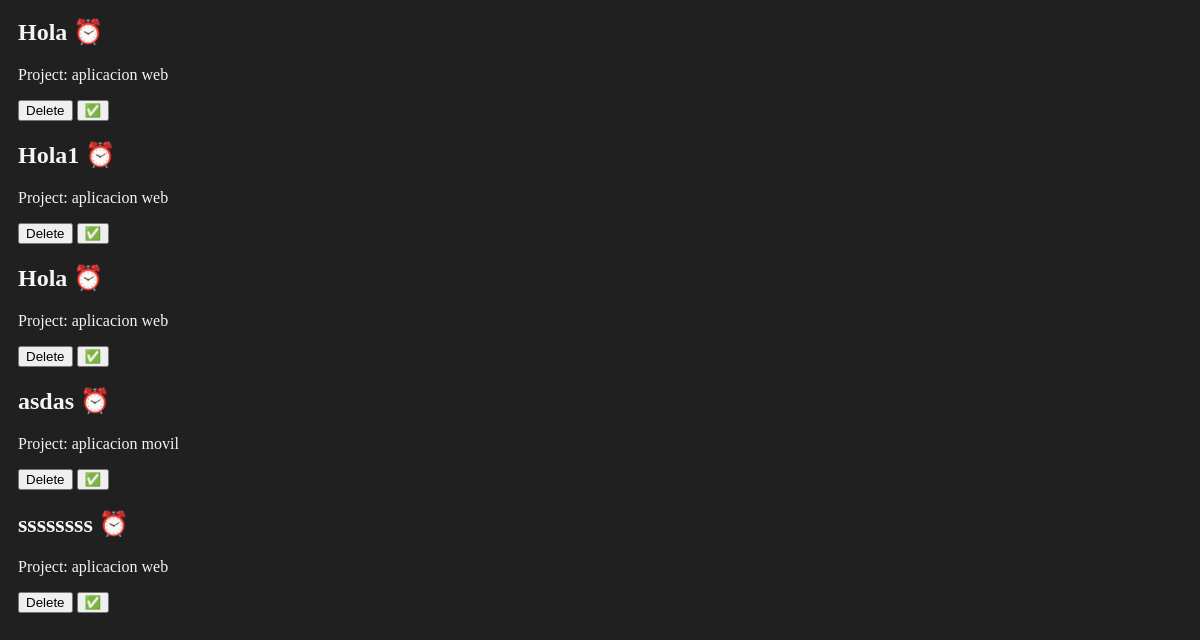
/tasks/ (lower part), run on an earlier commit of the app's database.
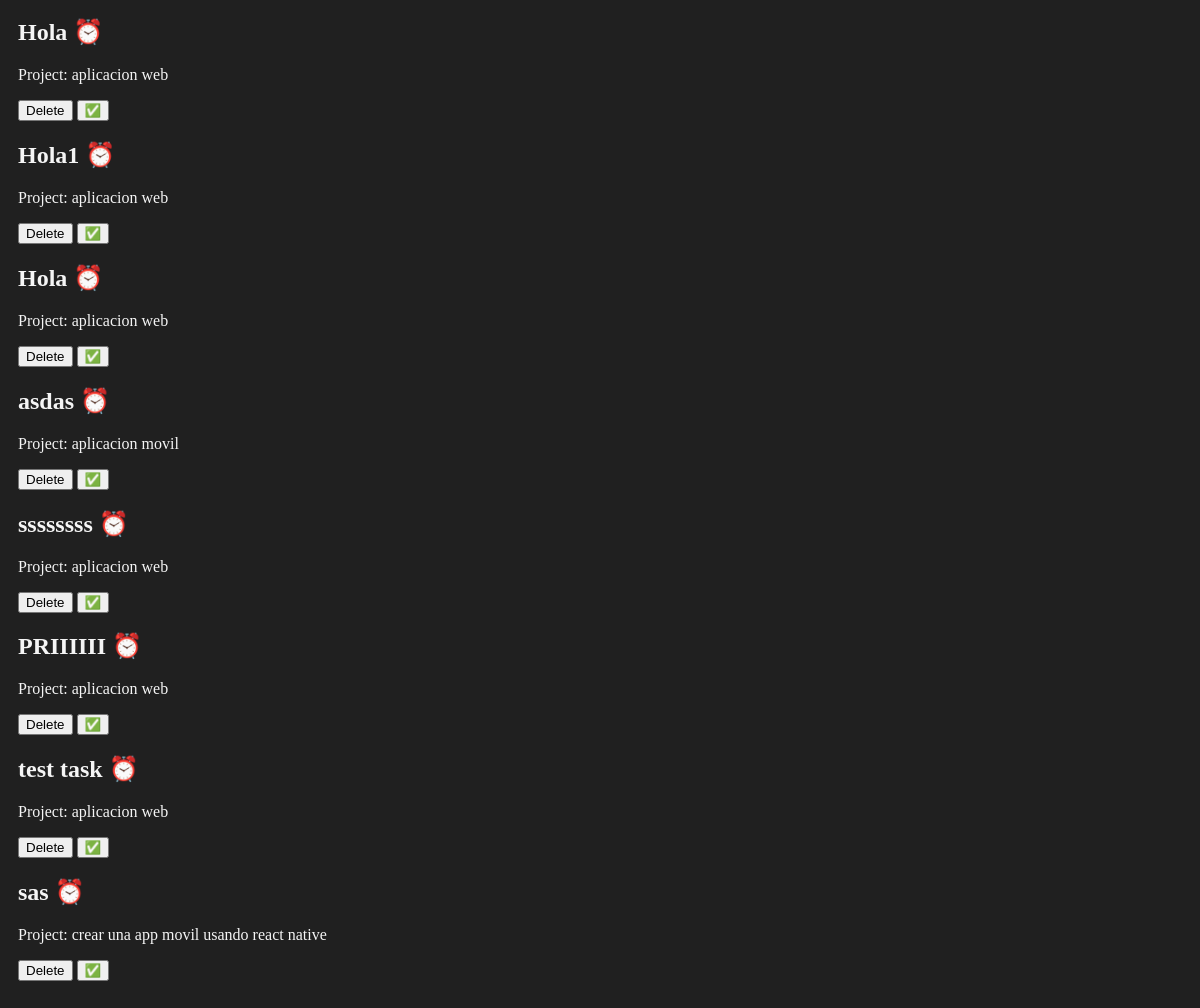
And on a later commit of the database.
### myapp/models.py (models this page shows, shortened)
class Task(models.Model):
    title = models.CharField(max_length=200)
    description = models.TextField()
    project = models.ForeignKey(Project, on_delete=models.CASCADE)
    done = models.BooleanField(default=False)

class Project(models.Model):
    name = models.CharField(max_length=200)

### myapp/views.py (the view)
# urls.py: path('tasks/', views.tasks, name="tasks"),
def tasks(request):
    tasks = Task.objects.all()
    return render(request, "tasks/tasks.html", {"tasks": tasks})

### myapp/templates/tasks/tasks.html (shortened to what this page needs)
{% extends 'layouts/base.html' %}
{% block content %}
<article>
    {% for task in tasks %}
    <h1>{{task.title}} {% if task.done == False %}⏰ {% else %} ✅ {% endif %}</h1>
    <p>Project: {{task.project.name}}</p>
    <button>Delete</button>
    <button>✅</button>
    {%endfor%}
</article>
{% endblock %}

What changed in the data, as far as the page shows it:
added Task: title "PRIIIIII", project.name "aplicacion web"
added Task: title "test task", project.name "aplicacion web"
added Task: title "sas", project.name "crear una app movil usando react native"
